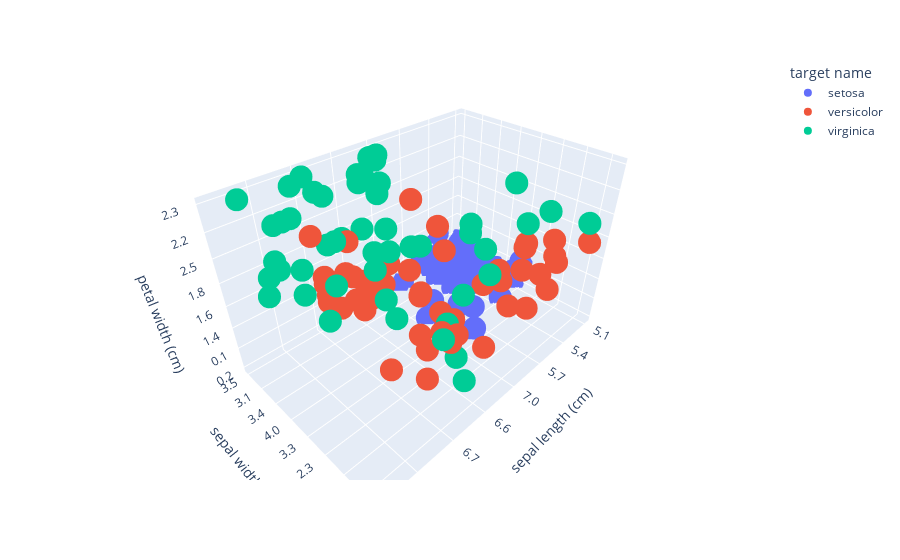

Notebook code for this chart:
### Markdown cell above
Еще один вспомогательный элемент для кода, который не требует глубокого понимания -- визуализация датасета. 

В данном случае, мы, с помощью библиотеки `plotly` отрисовали все точки, содержащиеся в датасете. 

**Важное замечание**: мы отрисовали только три измерения (из четырех) -- `sepal length (cm)`, `sepal width (cm)`, `petal width (cm)`. Но даже в этих ограничениях можно увидеть, что есть некоторая "кластеризация" каждого из точек ровно в три класса, которые присутствуют в датасете. Для того, чтобы увидеть полную картину, нам необходимо воспользоваться методами для понижения размерности -- только тогда мы сможем включить в нашу визуализацию еще один параметр -- `petal length (cm)`

### Code cell
# 3d plot
fig = plt.figure(figsize=(8, 8))
fig = px.scatter_3d(df, x='sepal length (cm)', y='sepal width (cm)', z='petal width (cm)',
                    color='target name')
fig.show()

### Figure 1 — Plotly figure (JSON) as saved in the notebook; plotly's stock layout.template omitted (floating-point values rounded to 4 significant figures)
{"data": [{"hovertemplate": "target name=setosa<br>sepal length (cm)=%{x}<br>sepal width (cm)=%{y}<br>petal width (cm)=%{z}<extra></extra>", "legendgroup": "setosa", "marker": {"color": "#636efa", "symbol": "circle"}, "mode": "markers", "name": "setosa", "scene": "scene", "showlegend": true, "type": "scatter3d", "x": ["5.1", "4.9", "4.7", "4.6", "5.0", "5.4", "4.6", "5.0", "4.4", "4.9", "5.4", "4.8", "4.8", "4.3", "5.8", "5.7", "5.4", "5.1", "5.7", "5.1", "5.4", "5.1", "4.6", "5.1", "4.8", "5.0", "5.0", "5.2", "5.2", "4.7", "4.8", "5.4", "5.2", "5.5", "4.9", "5.0", "5.5", "4.9", "4.4", "5.1", "5.0", "4.5", "4.4", "5.0", "5.1", "4.8", "5.1", "4.6", "5.3", "5.0"], "y": ["3.5", "3.0", "3.2", "3.1", "3.6", "3.9", "3.4", "3.4", "2.9", "3.1", "3.7", "3.4", "3.0", "3.0", "4.0", "4.4", "3.9", "3.5", "3.8", "3.8", "3.4", "3.7", "3.6", "3.3", "3.4", "3.0", "3.4", "3.5", "3.4", "3.2", "3.1", "3.4", "4.1", "4.2", "3.1", "3.2", "3.5", "3.6", "3.0", "3.4", "3.5", "2.3", "3.2", "3.5", "3.8", "3.0", "3.8", "3.2", "3.7", "3.3"], "z": ["0.2", "0.2", "0.2", "0.2", "0.2", "0.4", "0.3", "0.2", "0.2", "0.1", "0.2", "0.2", "0.1", "0.1", "0.2", "0.4", "0.4", "0.3", "0.3", "0.3", "0.2", "0.4", "0.2", "0.5", "0.2", "0.2", "0.4", "0.2", "0.2", "0.2", "0.2", "0.4", "0.1", "0.2", "0.2", "0.2", "0.2", "0.1", "0.2", "0.2", "0.3", "0.3", "0.2", "0.6", "0.4", "0.3", "0.2", "0.2", "0.2", "0.2"]}, {"hovertemplate": "target name=versicolor<br>sepal length (cm)=%{x}<br>sepal width (cm)=%{y}<br>petal width (cm)=%{z}<extra></extra>", "legendgroup": "versicolor", "marker": {"color": "#EF553B", "symbol": "circle"}, "mode": "markers", "name": "versicolor", "scene": "scene", "showlegend": true, "type": "scatter3d", "x": ["7.0", "6.4", "6.9", "5.5", "6.5", "5.7", "6.3", "4.9", "6.6", "5.2", "5.0", "5.9", "6.0", "6.1", "5.6", "6.7", "5.6", "5.8", "6.2", "5.6", "5.9", "6.1", "6.3", "6.1", "6.4", "6.6", "6.8", "6.7", "6.0", "5.7", "5.5", "5.5", "5.8", "6.0", "5.4", "6.0", "6.7", "6.3", "5.6", "5.5", "5.5", "6.1", "5.8", "5.0", "5.6", "5.7", "5.7", "6.2", "5.1", "5.7"], "y": ["3.2", "3.2", "3.1", "2.3", "2.8", "2.8", "3.3", "2.4", "2.9", "2.7", "2.0", "3.0", "2.2", "2.9", "2.9", "3.1", "3.0", "2.7", "2.2", "2.5", "3.2", "2.8", "2.5", "2.8", "2.9", "3.0", "2.8", "3.0", "2.9", "2.6", "2.4", "2.4", "2.7", "2.7", "3.0", "3.4", "3.1", "2.3", "3.0", "2.5", "2.6", "3.0", "2.6", "2.3", "2.7", "3.0", "2.9", "2.9", "2.5", "2.8"], "z": ["1.4", "1.5", "1.5", "1.3", "1.5", "1.3", "1.6", "1.0", "1.3", "1.4", "1.0", "1.5", "1.0", "1.4", "1.3", "1.4", "1.5", "1.0", "1.5", "1.1", "1.8", "1.3", "1.5", "1.2", "1.3", "1.4", "1.4", "1.7", "1.5", "1.0", "1.1", "1.0", "1.2", "1.6", "1.5", "1.6", "1.5", "1.3", "1.3", "1.3", "1.2", "1.4", "1.2", "1.0", "1.3", "1.2", "1.3", "1.3", "1.1", "1.3"]}, {"hovertemplate": "target name=virginica<br>sepal length (cm)=%{x}<br>sepal width (cm)=%{y}<br>petal width (cm)=%{z}<extra></extra>", "legendgroup": "virginica", "marker": {"color": "#00cc96", "symbol": "circle"}, "mode": "markers", "name": "virginica", "scene": "scene", "showlegend": true, "type": "scatter3d", "x": ["6.3", "5.8", "7.1", "6.3", "6.5", "7.6", "4.9", "7.3", "6.7", "7.2", "6.5", "6.4", "6.8", "5.7", "5.8", "6.4", "6.5", "7.7", "7.7", "6.0", "6.9", "5.6", "7.7", "6.3", "6.7", "7.2", "6.2", "6.1", "6.4", "7.2", "7.4", "7.9", "6.4", "6.3", "6.1", "7.7", "6.3", "6.4", "6.0", "6.9", "6.7", "6.9", "5.8", "6.8", "6.7", "6.7", "6.3", "6.5", "6.2", "5.9"], "y": ["3.3", "2.7", "3.0", "2.9", "3.0", "3.0", "2.5", "2.9", "2.5", "3.6", "3.2", "2.7", "3.0", "2.5", "2.8", "3.2", "3.0", "3.8", "2.6", "2.2", "3.2", "2.8", "2.8", "2.7", "3.3", "3.2", "2.8", "3.0", "2.8", "3.0", "2.8", "3.8", "2.8", "2.8", "2.6", "3.0", "3.4", "3.1", "3.0", "3.1", "3.1", "3.1", "2.7", "3.2", "3.3", "3.0", "2.5", "3.0", "3.4", "3.0"], "z": ["2.5", "1.9", "2.1", "1.8", "2.2", "2.1", "1.7", "1.8", "1.8", "2.5", "2.0", "1.9", "2.1", "2.0", "2.4", "2.3", "1.8", "2.2", "2.3", "1.5", "2.3", "2.0", "2.0", "1.8", "2.1", "1.8", "1.8", "1.8", "2.1", "1.6", "1.9", "2.0", "2.2", "1.5", "1.4", "2.3", "2.4", "1.8", "1.8", "2.1", "2.4", "2.3", "1.9", "2.3", "2.5", "2.3", "1.9", "2.0", "2.3", "1.8"]}], "layout": {"autosize": true, "legend": {"title": {"text": "target name"}, "tracegroupgap": 0}, "margin": {"t": 60}, "scene": {"aspectmode": "auto", "aspectratio": {"x": 1.358, "y": 0.8784, "z": 0.8385}, "camera": {"center": {"x": 0, "y": 0, "z": 0}, "eye": {"x": 1.213, "y": 1.213, "z": 1.213}, "projection": {"type": "perspective"}, "up": {"x": 0, "y": 0, "z": 1}}, "domain": {"x": [0, 1], "y": [0, 1]}, "xaxis": {"title": {"text": "sepal length (cm)"}, "type": "category"}, "yaxis": {"title": {"text": "sepal width (cm)"}, "type": "category"}, "zaxis": {"title": {"text": "petal width (cm)"}, "type": "category"}}}}
